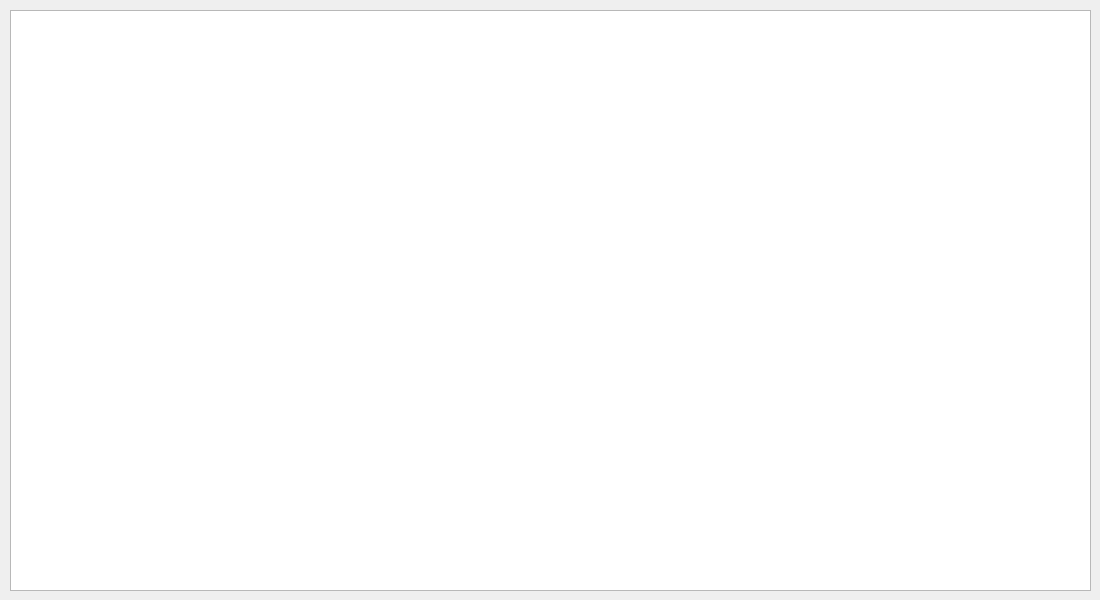
<?xml version="1.0" encoding="UTF-8"?>
<ui version="4.0">
 <class>ReportsWindow</class>
 <widget class="QDialog" name="ReportsWindow">
  <property name="geometry">
   <rect>
    <x>0</x>
    <y>0</y>
    <width>1100</width>
    <height>600</height>
   </rect>
  </property>
  <property name="sizePolicy">
   <sizepolicy hsizetype="Maximum" vsizetype="Maximum">
    <horstretch>0</horstretch>
    <verstretch>0</verstretch>
   </sizepolicy>
  </property>
  <property name="minimumSize">
   <size>
    <width>1100</width>
    <height>600</height>
   </size>
  </property>
  <property name="maximumSize">
   <size>
    <width>1100</width>
    <height>600</height>
   </size>
  </property>
  <property name="font">
   <font>
    <family>Tahoma</family>
   </font>
  </property>
  <property name="windowTitle">
   <string>Dialog</string>
  </property>
  <widget class="QTableWidget" name="tableWidget">
   <property name="geometry">
    <rect>
     <x>10</x>
     <y>10</y>
     <width>1081</width>
     <height>581</height>
    </rect>
   </property>
  </widget>
 </widget>
 <resources/>
 <connections/>
</ui>
